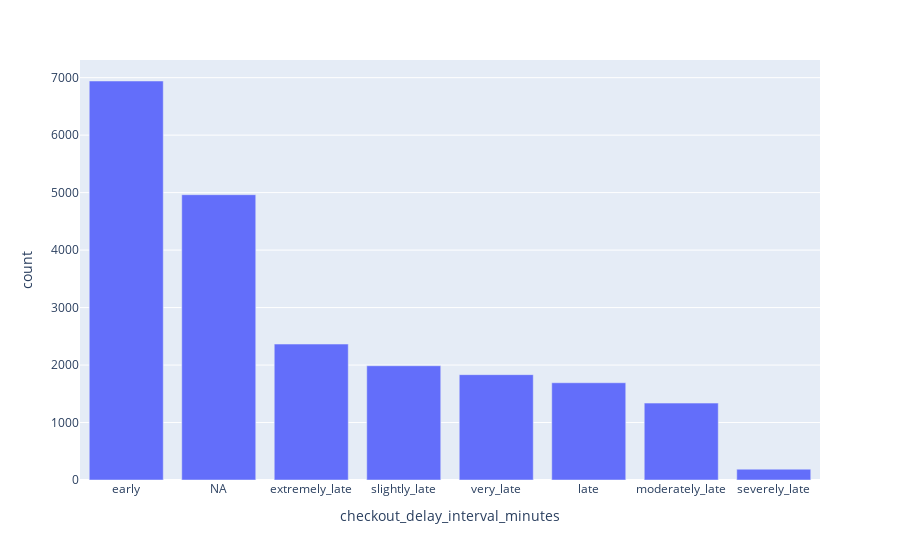

Notebook code for this chart:
### Code cell
fig = px.bar(type_checkout, x='checkout_delay_interval_minutes', y='count')
fig.show()

### Figure 1 — Plotly figure (JSON) as saved in the notebook; plotly's stock layout.template omitted (floating-point values rounded to 4 significant figures)
{"data": [{"hovertemplate": "checkout_delay_interval_minutes=%{x}<br>count=%{y}<extra></extra>", "legendgroup": "", "marker": {"color": "#636efa", "pattern": {"shape": ""}}, "name": "", "orientation": "v", "showlegend": false, "textposition": "auto", "type": "bar", "x": ["early", "NA", "extremely_late", "slightly_late", "very_late", "late", "moderately_late", "severely_late"], "xaxis": "x", "y": [6942, 4964, 2365, 1988, 1833, 1692, 1338, 188], "yaxis": "y"}], "layout": {"barmode": "relative", "legend": {"tracegroupgap": 0}, "margin": {"t": 60}, "xaxis": {"anchor": "y", "domain": [0, 1], "title": {"text": "checkout_delay_interval_minutes"}}, "yaxis": {"anchor": "x", "domain": [0, 1], "title": {"text": "count"}}}}
